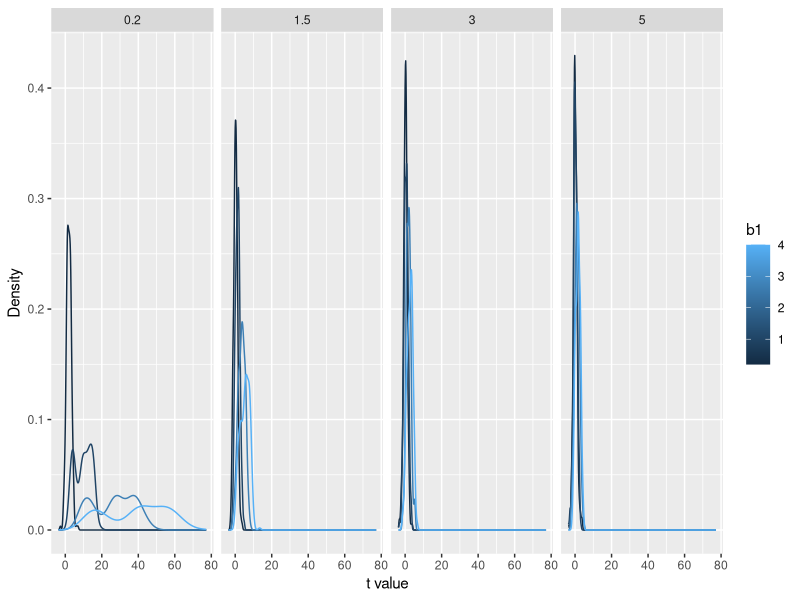
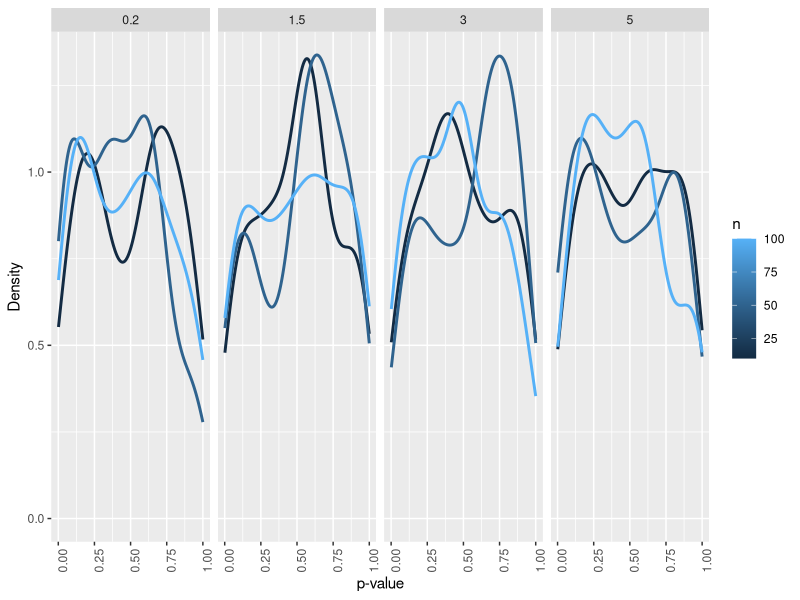
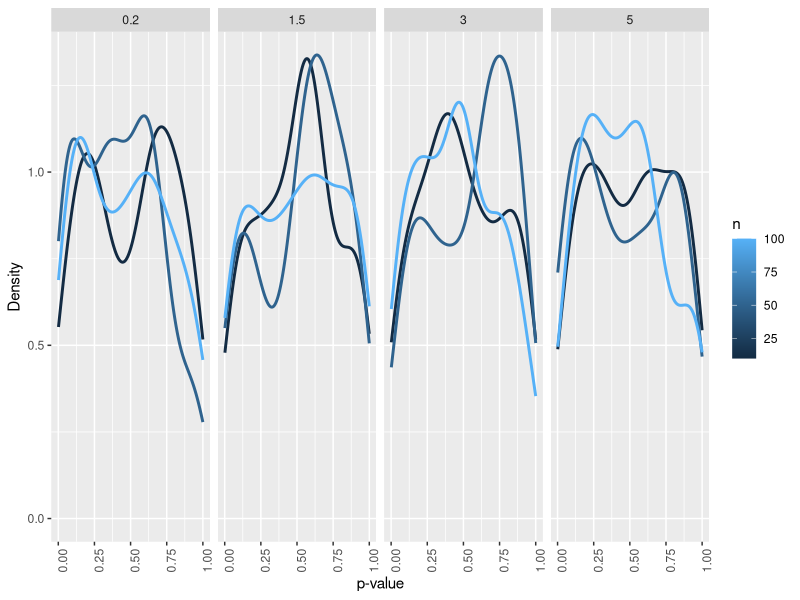

Source code (R) for these figures, in order:
## ---- chunk 1
knitr::opts_chunk$set(echo = TRUE)
## ---- chunk 2
require(ggplot2)
require(tidyverse)
## ---- chunk 3
generate_dataframe <- function(n = 100, b0 = 2, b1 = 3, sd.err = 1) {
    predictor <- runif(n) - 0.5
    response <- b0 + b1 * predictor + rnorm(n, mean = 0, sd = sd.err)
    return(data.frame(response = response, predictor = predictor))}
## ---- chunk 4
n.times <- 1:100
n <- c(10, 50, 100)
b1 <- c(0.2, 1, 2.7, 4)
sd.err <- c(0.2, 1.5, 3, 5)

mock_dataframe <- expand.grid(n.times = n.times, n = n, b1 = b1, sd.err = sd.err)
## ---- chunk 5
for (i in 1:length(mock_dataframe$n.times)) {
    output <- generate_dataframe(n = mock_dataframe$n[i], b0 = 2, b1 = mock_dataframe$b1[i], sd.err = mock_dataframe$sd.err[i])
    output.lm <- lm(response ~ predictor, data = generate_dataframe(n = mock_dataframe$n[i], b0 = 2, b1 = mock_dataframe$b1[i], sd.err = mock_dataframe$sd.err[i]))
    mock_dataframe$tval[i] <- summary(output.lm)$coefficients["predictor", "t value"]}
## ---- chunk 6
ggplot(data = mock_dataframe, aes(tval, group = b1, col = b1)) + geom_density() + xlab("t value") + ylab("Density") + facet_grid(~sd.err) 
## ---- chunk 7
second_function <- function(n = 100, b0 = 0, b1 = 0, sd.err = 1) {
    predictor <- runif(n) - 0.5
    response <- b0 + b1 * predictor + rnorm(n, mean = 0, sd = sd.err)
    return(data.frame(response = response, predictor = predictor))
}

n.times <- 1:100
n <- c(10, 50, 100)
b1 <- c(0)
sd.err <- c(0.2, 1.5, 3, 5)

mock_dataframe2 <- expand.grid(n.times = n.times, n = n, b1 = b1, sd.err = sd.err)

for (i in 1:length(mock_dataframe2$n.times)) {
    output2 <- second_function(n = mock_dataframe2$n[i], b0 = 0, b1 = mock_dataframe2$b1[i], sd.err = mock_dataframe2$sd.err[i])
    output.lm2 <- lm(response ~ predictor, data = output2)
    mock_dataframe2$pval[i] <- summary(output.lm2)$coefficients["predictor", "Pr(>|t|)"]
}
## ---- chunk 8
ggplot(data = mock_dataframe2, aes(pval, group = n, col = n)) + geom_density(size=1) + facet_grid(~sd.err) + xlab("p-value") + ylab("Density")+ theme(axis.text.x = element_text(angle = 90, hjust = 1)) 
## ---- chunk 9
pvalues <- which(mock_dataframe2$p.val <= 0.05)
tabulate(pvalues)

sum(tabulate(pvalues))

proportion_greater_or_equal <- (sum(tabulate(pvalues))/120) * 100
print(proportion_greater_or_equal)
## ---- chunk 10
ggplot(data = mock_dataframe2, aes(pval, group = n, col = n)) + geom_density(size=1) + facet_grid(~sd.err) + xlab("p-value") + ylab("Density") + theme(axis.text.x = element_text(angle = 90, hjust = 1)) 
